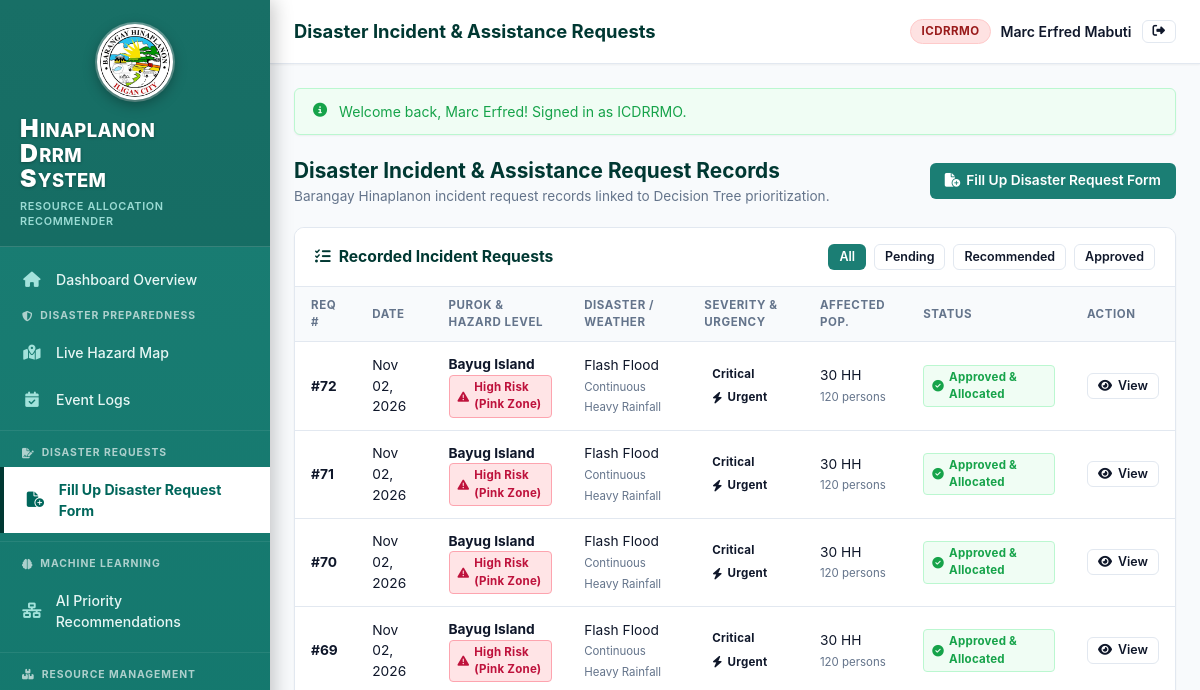
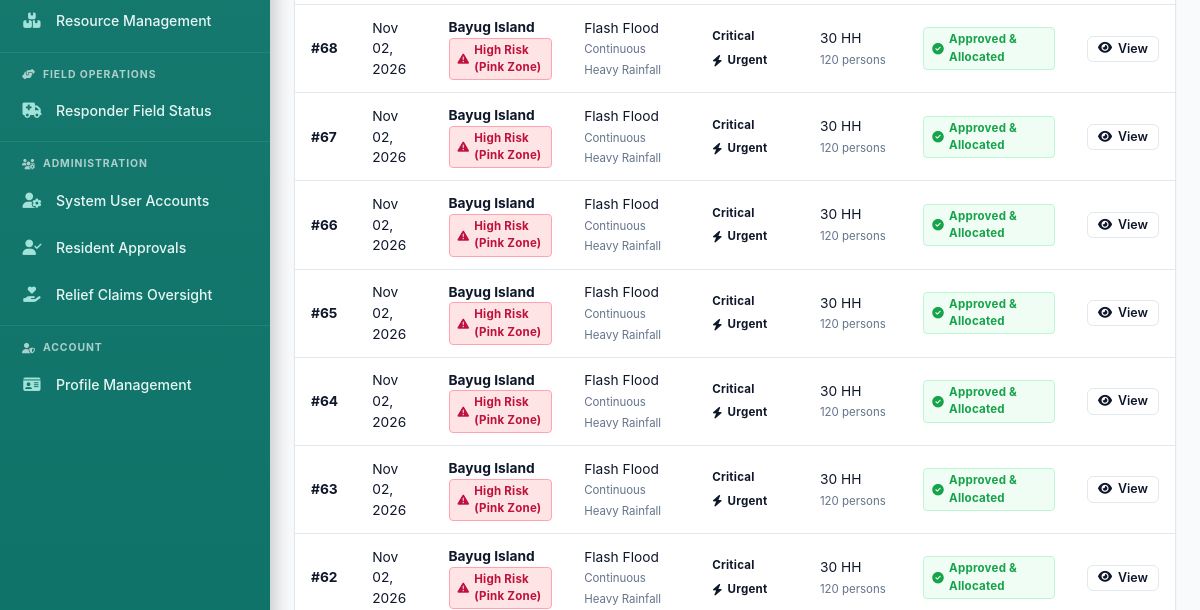
The page /index.php?route=disaster-requests (signed in, upper part) on the database as committed earlier (2 pictures, top to bottom).
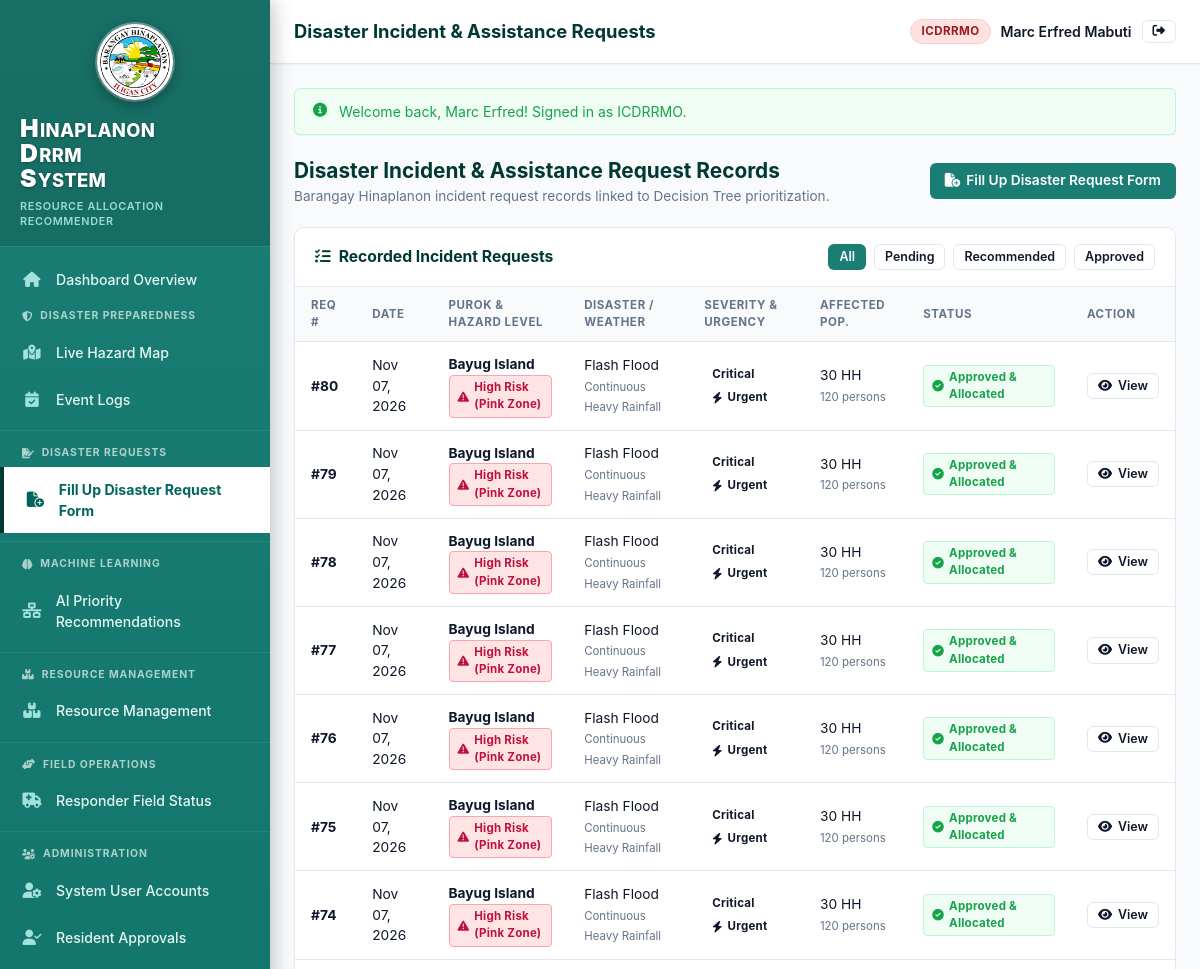
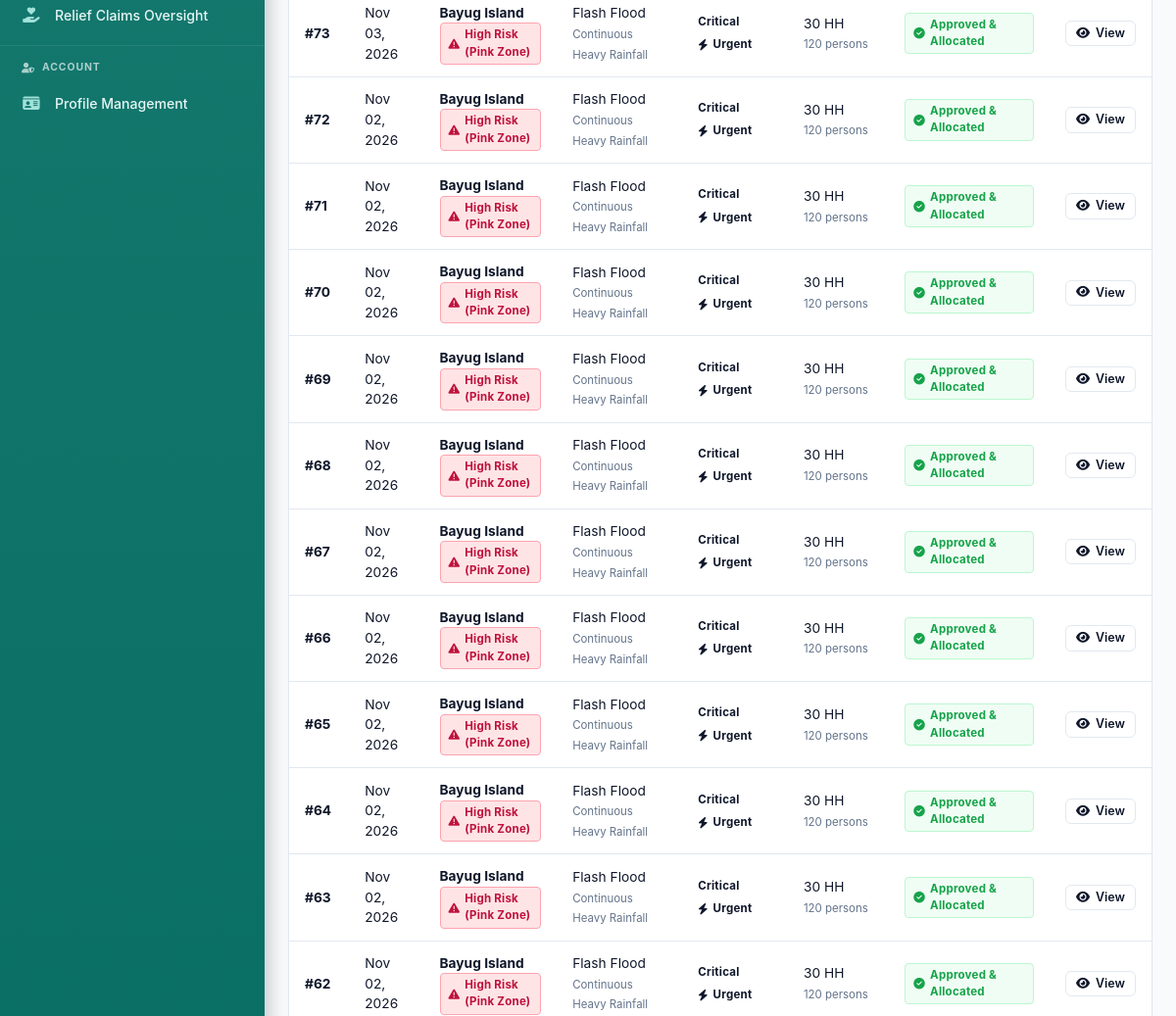
The same page on the database as committed later (2 pictures, top to bottom).
### tables this page shows
CREATE TABLE "disaster_request_form" (
        disaster_request_id INTEGER PRIMARY KEY AUTOINCREMENT,
        user_id INTEGER NOT NULL,
        barangay_id INTEGER NOT NULL,
        purok_id INTEGER NOT NULL,
        request_id INTEGER,
        disaster_type TEXT NOT NULL,
        weather_name TEXT NOT NULL,
        description TEXT NOT NULL,
        severity_level TEXT NOT NULL,
        is_urgent INTEGER NOT NULL DEFAULT 0,
        affected_households INTEGER NOT NULL DEFAULT 1,
        affected_population INTEGER NOT NULL DEFAULT 1,
        disaster_date DATE NOT NULL,
        status TEXT NOT NULL DEFAULT 'Pending' CHECK(status IN (
            'Pending', 'Recommended', 'Approved', 'Declined', 'Completed',
            'Reported', 'Under Verification', 'Verified', 'Assigned', 'Responding', 'Resolved', 'Rejected'
        )),
        latitude REAL,
        longitude REAL,
        reference_no TEXT,
        assigned_to_user_id INTEGER,
        assigned_at DATETIME,
        verified_by_user_id INTEGER,
        verified_at DATETIME,
        is_sos INTEGER DEFAULT 0,
        contact_number TEXT,
        created_at DATETIME DEFAULT CURRENT_TIMESTAMP,
        updated_at DATETIME DEFAULT CURRENT_TIMESTAMP,
        deleted_at DATETIME,
        FOREIGN KEY (user_id) REFERENCES users(user_id),
        FOREIGN KEY (barangay_id) REFERENCES barangay(barangay_id),
        FOREIGN KEY (purok_id) REFERENCES purok(purok_id),
        FOREIGN KEY (assigned_to_user_id) REFERENCES users(user_id),
        FOREIGN KEY (verified_by_user_id) REFERENCES users(user_id)
    );

CREATE TABLE purok (
    purok_id INTEGER PRIMARY KEY AUTOINCREMENT,
    barangay_id INTEGER NOT NULL,
    purok_name TEXT NOT NULL,
    risk_classification TEXT NOT NULL CHECK(risk_classification IN ('High', 'Medium', 'Low', 'Pending Verification')),
    risk_zone_color TEXT NOT NULL CHECK(risk_zone_color IN ('Pink', 'Orange', 'Yellow', 'Gray')),
    hazard_source_reference TEXT DEFAULT 'Handwritten Hazard Map Hinaplanon CamScanner',
    notes TEXT,
    latitude REAL,
    longitude REAL,
    created_at DATETIME DEFAULT CURRENT_TIMESTAMP,
    updated_at DATETIME DEFAULT CURRENT_TIMESTAMP,
    deleted_at DATETIME, population INTEGER DEFAULT 0, households INTEGER DEFAULT 0, senior_citizens INTEGER DEFAULT 0, pwds INTEGER DEFAULT 0, four_ps_members INTEGER DEFAULT 0, historical_totally_damaged INTEGER DEFAULT 0, historical_partially_damaged INTEGER DEFAULT 0, historical_beneficiaries INTEGER DEFAULT 0, flood_hazard_exposure TEXT DEFAULT 'Moderate', evacuation_center TEXT DEFAULT NULL, source_reference TEXT DEFAULT 'HINAPLANON BDRRM Plan 2024-2026 & TS Basyang Archive',
    FOREIGN KEY (barangay_id) REFERENCES barangay(barangay_id)
);

### views/disaster_requests/index.php (the view, shortened to what the changed rows need)
<div style="display: flex; justify-content: space-between; align-items: center; margin-bottom: 20px; flex-wrap: wrap; gap: 10px;">
    <div>
        <h2 style="font-size: 1.3rem; font-weight: 700; color: var(--primary-dark);">Disaster Incident & Assistance Request Records</h2>
    </div>
</div>
<div class="card">
    <div class="table-responsive">
        <table class="table">
            <thead>
                <tr>
                    <th>Req #</th>
                    <th>Date</th>
                    <th>Purok & Hazard Level</th>
                    <th>Disaster / Weather</th>
                    <th>Severity & Urgency</th>
                    <th>Affected Pop.</th>
                    <th>Status</th>
                    <th>Action</th>
                </tr>
            </thead>
            <tbody>
                <?php if (empty($requests)): ?>
                    <tr><td colspan="8" style="text-align: center; color: var(--text-muted);">No disaster requests matching the criteria.</td></tr>
                <?php else: ?>
                    <?php foreach ($requests as $req): ?>
                        <tr>
                            <td><strong>#<?= $req['disaster_request_id'] ?></strong></td>
                            <td><?= date('M d, Y', strtotime($req['disaster_date'])) ?></td>
                            <td>
                                <div><strong><?= htmlspecialchars($req['purok_name']) ?></strong></div>
                                <?= View::riskBadge($req['purok_risk'] ?? 'Pending Verification') ?>
                            </td>
                            <td>
                                <div><?= htmlspecialchars($req['disaster_type']) ?></div>
                                <small style="color: var(--text-muted);"><?= htmlspecialchars($req['weather_name']) ?></small>
                            </td>
                            <td>
                                <span class="badge badge-secondary"><?= htmlspecialchars($req['severity_level']) ?></span>
                                <?= $req['is_urgent'] ? '<span class="badge badge-urgent"><i class="fa fa-bolt"></i> Urgent</span>' : '' ?>
                            </td>
                            <td>
                                <div><?= (int)$req['affected_households'] ?> HH</div>
                                <small style="color: var(--text-muted);"><?= (int)$req['affected_population'] ?> persons</small>
                            </td>
                            <td><?= View::statusBadge($req['status']) ?></td>
                            <td>
                                <a href="index.php?route=disaster-requests-show&id=<?= $req['disaster_request_id'] ?>" class="btn btn-outline btn-sm">
                                    <i class="fa fa-eye"></i> View
                                </a>
                            </td>
                        </tr>
                    <?php endforeach; ?>
                <?php endif; ?>
            </tbody>
        </table>
    </div>
</div>

### src/Core/View.php (shortened to what the changed rows need)
<?php
class View {
    public static function render(string $view, array $data = [], string $layout = 'main'): void {
        $data['app'] = require __DIR__ . '/../../config/app.php';
        $data['currentUser'] = Auth::user();
        $data['currentRole'] = Auth::role();
        $data['csrfToken'] = Auth::csrfToken();
        $data['flashes'] = Auth::getFlashes();
        if (Auth::check()) {
            $data['unreadNotificationCount'] = Notification::getUnreadCount((int)Auth::id(), (string)Auth::role());
        } else {
            $data['unreadNotificationCount'] = 0;
        }
        extract($data);
        $viewFile = __DIR__ . '/../../views/' . str_replace('.', '/', $view) . '.php';
        require $viewFile;
        $content = ob_get_clean();
        if ($layout) {
            $layoutFile = __DIR__ . '/../../views/layouts/' . $layout . '.php';
            if (file_exists($layoutFile)) {
                require $layoutFile;
                return;
            }
        }
    }
    public static function riskBadge(string $risk): string {
        switch (strtolower($risk)) {
            case 'high':
                return '<span class="badge badge-risk-high"><i class="fa fa-triangle-exclamation"></i> High Risk (Pink Zone)</span>';
            case 'medium':
                return '<span class="badge badge-risk-medium"><i class="fa fa-circle-exclamation"></i> Medium Risk (Orange Zone)</span>';
        }
    }
    public static function statusBadge(string $status): string {
        switch (strtolower($status)) {
            case 'reported':
            case 'pending':
                return '<span class="badge badge-status-pending"><i class="fa fa-clock"></i> Pending Review</span>';
            case 'under verification':
                return '<span class="badge badge-status-verification"><i class="fa fa-magnifying-glass-arrow-right"></i> Under Verification</span>';
            case 'responding':
                return '<span class="badge badge-status-responding"><i class="fa fa-truck-fast"></i> Team En Route</span>';
            case 'recommended':
                return '<span class="badge badge-status-recommended"><i class="fa fa-robot"></i> ML Recommended</span>';
            case 'approved':
            case 'fulfilled':
                return '<span class="badge badge-status-approved"><i class="fa fa-circle-check"></i> Approved & Allocated</span>';
        }
    }
}

### views/layouts/main.php (shortened to what the changed rows need)
<!DOCTYPE html>
<html lang="en">
<head>
    <link rel="stylesheet" href="https://unpkg.com/leaflet@1.9.4/dist/leaflet.css" />
    <link rel="stylesheet" href="https://cdnjs.cloudflare.com/ajax/libs/font-awesome/6.4.0/css/all.min.css">
    <link rel="stylesheet" href="assets/css/style.css">
</head>
<body>
<div class="app-wrapper">
    <div class="main-content-wrapper">
        <main class="content-container">
            <?php if (!empty($flashes)): ?>
                <?php foreach ($flashes as $type => $messages): ?>
                    <?php foreach ($messages as $msg): ?>
                        <div class="alert alert-<?= htmlspecialchars($type) ?>">
                            <i class="fa fa-circle-info" style="margin-top: 2px;"></i>
                            <div><?= htmlspecialchars($msg) ?></div>
                        </div>
                    <?php endforeach; ?>
                <?php endforeach; ?>
            <?php endif; ?>
            <?= $content ?>
        </main>
    </div>
</div>
</body>
</html>

Rows that differ between the two databases and show on the page:
added disaster_request_form: disaster_request_id "80", disaster_date "Nov 07, 2026", purok.purok_name "Bayug Island", disaster_type "Flash Flood", weather_name "Continuous Heavy Rainfall", severity_level "Critical", is_urgent 1 (drawn), affected_households "30", affected_population "120", status "Approved" (drawn)
added disaster_request_form: disaster_request_id "79", disaster_date "Nov 07, 2026", purok.purok_name "Bayug Island", disaster_type "Flash Flood", weather_name "Continuous Heavy Rainfall", severity_level "Critical", is_urgent 1 (drawn), affected_households "30", affected_population "120", status "Approved" (drawn)
added disaster_request_form: disaster_request_id "78", disaster_date "Nov 07, 2026", purok.purok_name "Bayug Island", disaster_type "Flash Flood", weather_name "Continuous Heavy Rainfall", severity_level "Critical", is_urgent 1 (drawn), affected_households "30", affected_population "120", status "Approved" (drawn)
added disaster_request_form: disaster_request_id "77", disaster_date "Nov 07, 2026", purok.purok_name "Bayug Island", disaster_type "Flash Flood", weather_name "Continuous Heavy Rainfall", severity_level "Critical", is_urgent 1 (drawn), affected_households "30", affected_population "120", status "Approved" (drawn)
added disaster_request_form: disaster_request_id "76", disaster_date "Nov 07, 2026", purok.purok_name "Bayug Island", disaster_type "Flash Flood", weather_name "Continuous Heavy Rainfall", severity_level "Critical", is_urgent 1 (drawn), affected_households "30", affected_population "120", status "Approved" (drawn)
added disaster_request_form: disaster_request_id "75", disaster_date "Nov 07, 2026", purok.purok_name "Bayug Island", disaster_type "Flash Flood", weather_name "Continuous Heavy Rainfall", severity_level "Critical", is_urgent 1 (drawn), affected_households "30", affected_population "120", status "Approved" (drawn)
added disaster_request_form: disaster_request_id "74", disaster_date "Nov 07, 2026", purok.purok_name "Bayug Island", disaster_type "Flash Flood", weather_name "Continuous Heavy Rainfall", severity_level "Critical", is_urgent 1 (drawn), affected_households "30", affected_population "120", status "Approved" (drawn)
added disaster_request_form: disaster_request_id "73", disaster_date "Nov 03, 2026", purok.purok_name "Bayug Island", disaster_type "Flash Flood", weather_name "Continuous Heavy Rainfall", severity_level "Critical", is_urgent 1 (drawn), affected_households "30", affected_population "120", status "Approved" (drawn)
